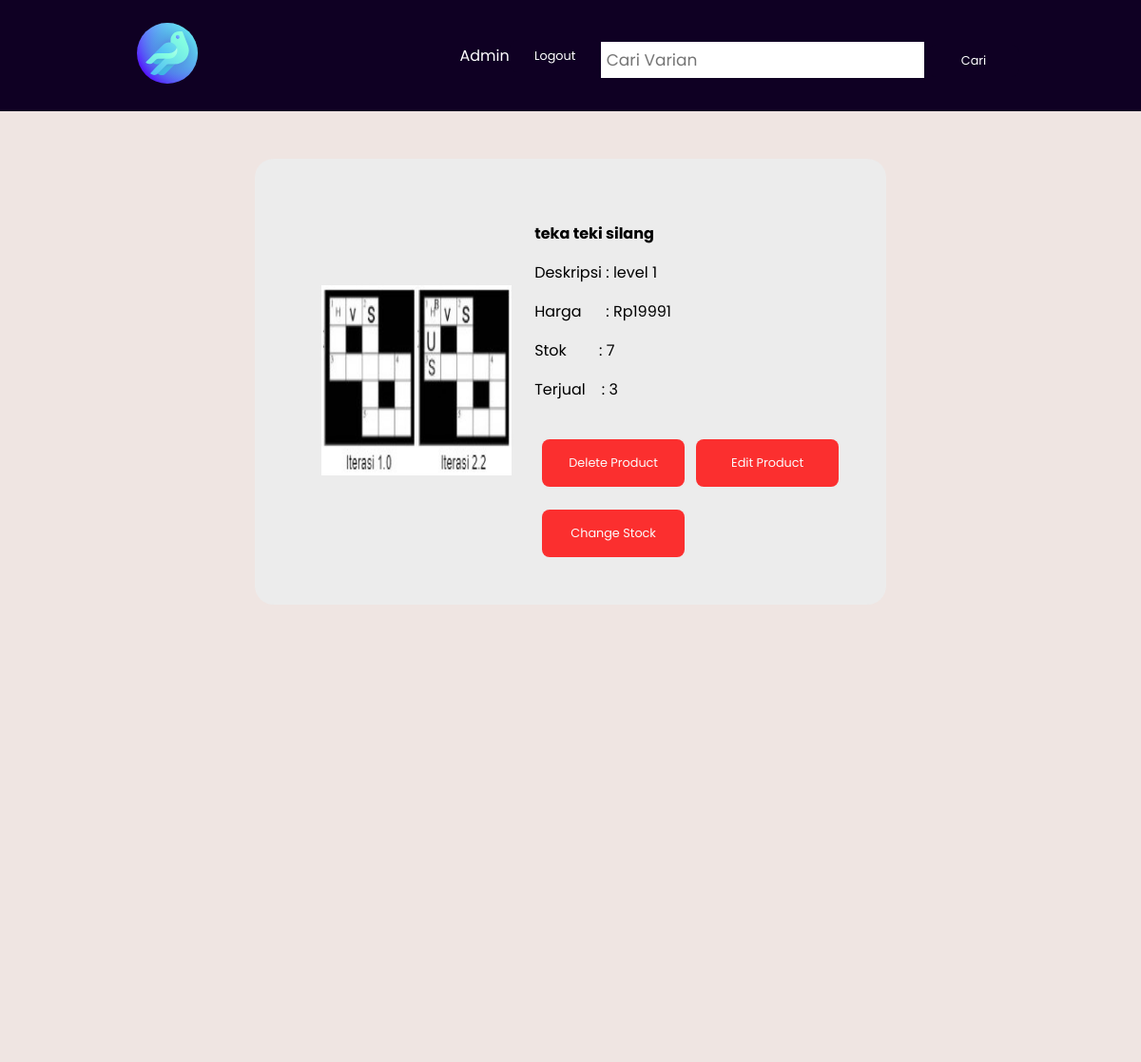
The page /product.php?id=teka teki silang (signed in) on the database its author committed.
### tables this page shows
CREATE TABLE Produk(nama CHAR (50) PRIMARY KEY NOT NULL, deskripsi TEXT NOT NULL, harga INT NOT NULL, stok INT NOT NULL, gambar TEXT NOT NULL, nama_terjual CHAR (50) NOT NULL, CONSTRAINT fk_penjualan FOREIGN KEY (nama_terjual) REFERENCES Penjualan(nama) ON DELETE CASCADE);

CREATE TABLE Penjualan (nama CHAR(50) PRIMARY KEY NOT NULL, terjual INT NOT NULL);

### product.php (the view, shortened to what this page needs)
<?php
    require_once "db.php";
    if (isset($_GET['id'])) {
        $id = preg_replace('/%20/', ' ', $_GET['id']) ;
        $produk = $connection->query("SELECT * FROM Produk, Penjualan WHERE Produk.nama = Penjualan.nama AND
        Produk.nama='$id'");
        while($row=$produk->fetch(PDO::FETCH_ASSOC)){
            $product_name = $row["nama"];
            $price = $row["harga"];
            $description = $row["deskripsi"];
            $stock = $row["stok"];
            $image = $row["gambar"];
            $sold = $row['terjual'];
        }
    }
?>
<!DOCTYPE html>
    <head>
        <link href="css/product.css" rel="stylesheet" type="text/css">
    </head>
    <body>
        <?php
            require_once 'navbar.php';
        ?>
        <div class="container-detail-produk">
                <div class="layoutContentHal">
                <?php
                    if(isset($_POST['button'])){
                ?>
                    <div>Product Has Been Delete</div>
                <?php
                        $connection->query("DELETE FROM Produk WHERE nama = '$id'");
                        $connection->query("DELETE FROM Penjualan WHERE nama = '$id'");
                        unlink("img/uploads/$image");
                    }
                    else{
                ?>
                        <div class='contentHal'>
                            <img src="img/uploads/<?php echo $image;?>" id='gambar' width='200' height='200'>
                        </div>
                        <div class='contentHal' width='200' height='200'>
                            <p id='namaProduk'><strong><?php echo $product_name;?></strong></p>
                            <p id='deskripsi'>Deskripsi : <?php echo $description;?></p>
                            <p id='harga'>Harga &nbsp&nbsp&nbsp&nbsp&nbsp: <?php echo "Rp".$price;?></p>
                            <p id='stok'>Stok &nbsp&nbsp&nbsp&nbsp&nbsp&nbsp&nbsp: <?php echo $stock;?></p>
                            <p id='terjual'>Terjual &nbsp&nbsp&nbsp: <?php echo $sold;?></p>
                        <?php
                            $username = $_COOKIE['username'];
                            $is_admin = $connection->query("SELECT count(*) FROM member WHERE username = '$username' AND is_admin = 1")->fetchColumn();
                            if ($is_admin == 1){?>
                                <button class="open-button" onclick="openDelPopUp()">Delete Product</button>
                                <button class="open-button" onclick="openEditPopUp()">Edit Product</button>
                                <form action="productStock.php" method="post">
                                    <button type="submit" class="open-button" name="ubahStock">Change Stock</button>
                                </form>
                              <?php
                            }
                            else{
                                ?>
                                <form action="productStock.php" method="post">
                                    <button type="submit" class="open-button" name="beli">Buy Product</button>
                                </form>
                        <?php
                            }
                         ?>
                        </div>
                <?php
                    }
                ?>
            </div>
        </div>
    </body>
</html>

### css/product.css (style rules this page uses)
.container-detail-produk { width: 100%; height: 1000px; display: grid; align-content: start; background-color: #EFE5E2; }
.layoutContentHal { margin: auto; margin-top: 50px; padding: 50px; text-align: center; background-color:#ECECEC; border-radius: 20px; max-width: fit-content; }
.contentHal { display: inline-block; padding-left: 20px; vertical-align: middle; text-align: left; font-family: "Comic Sans MS"; }
.open-button { margin-top: 1.5rem; margin-left: 0.5rem; background-color: red; color: white; padding: 16px 20px; border: none; cursor: pointer; opacity: 0.8; width: 150px; }

### css/navbar.css (style rules this page uses)
* { box-sizing: border-box; font-family: "Poppins", sans-serif; }
body { padding: 0; margin: 0; }
.navbar a, button { text-decoration: none; display: inline-block; width: 6rem; text-align: center; padding: 0.5rem 0; border-radius: 0.5rem; vertical-align: middle; color: white; font-size: 0.8rem; }
button { border: none; background-color: #0F0023; }

### rows shown on the page
produk: gambar (picture), nama_terjual.nama "teka teki silang", deskripsi "level 1", harga "19991", stok "7", nama_terjual.terjual "3"
